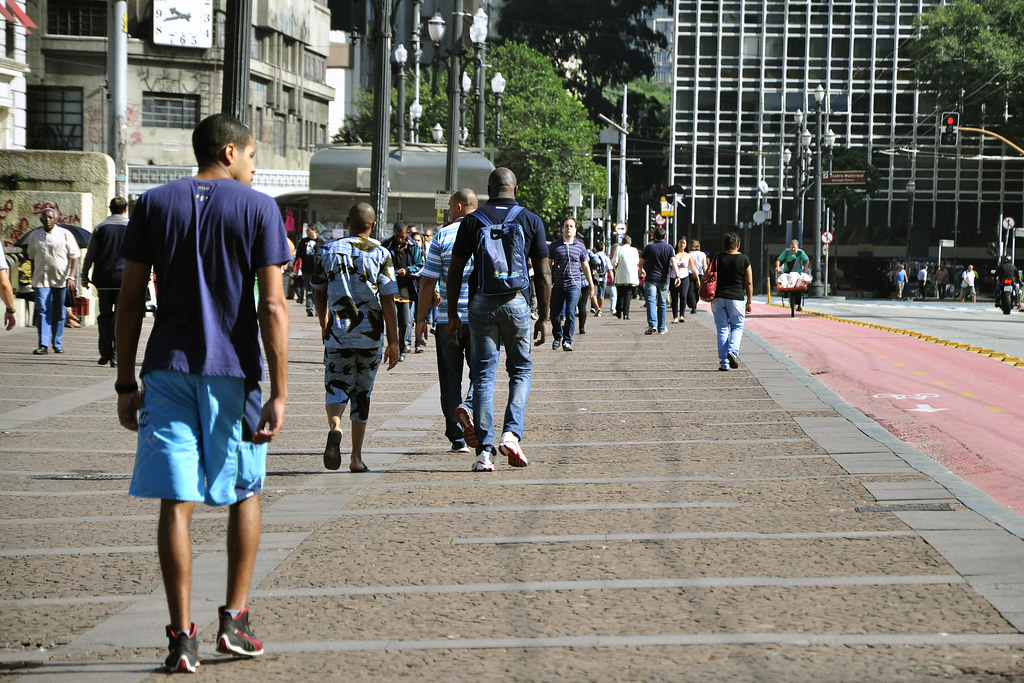
#> input picture HumanRecognition/analise01.jpg, 1024 x 683 px
$ python analiseTreinamento.py
#> lines starting #> are read from the running program, lines starting #| are printed output that depends on the picture; after the words box and inside, x2 and y2 are one past the last pixel; in counts of white or black regions, pixels touching at a corner belong together
import numpy as np
import cv2

car_cascade = cv2.CascadeClassifier("treinamento_2.0/cascade.xml")
img = cv2.imread("analise01.jpg")
#> img is the input picture: shape (683, 1024, 3); mean B, G, R 110.4, 117.2, 119.1
height, width, c = img.shape
#> height = 683; width = 1024; c = 3
gray = cv2.cvtColor(img, cv2.COLOR_BGR2GRAY)
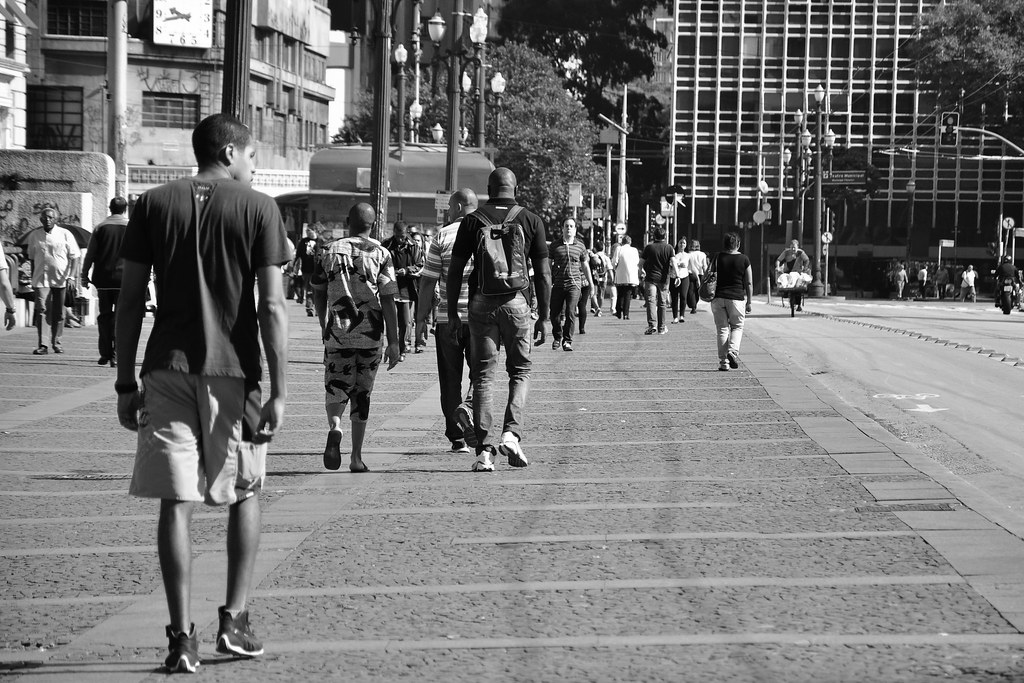
#> gray: shape (683, 1024); min 0, max 255, mean 117
objetos = car_cascade.detectMultiScale(gray, 1.2, 5)
#> objetos = [[285, 236, 123, 246], [405, 287, 113, 226]]
print(objetos)
#| [[285 236 123 246]
#|  [405 287 113 226]]
for (x,y,w,h) in objetos:
    cv2.rectangle(img,(x,y),(x+w,y+h),(0,0,255),2)
#> this loop made 2 passes
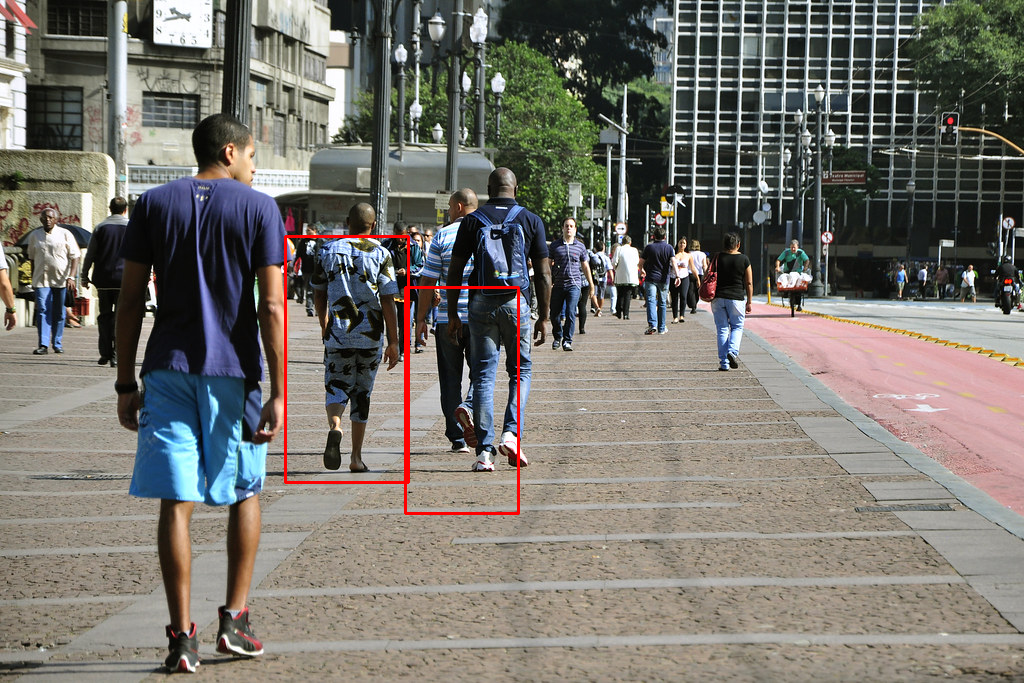
#> img: shape (683, 1024, 3); 0.6% of pixels changed, all inside (x1, y1, x2, y2) = (284, 235, 520, 515)

cv2.imshow('Analise', img)
cv2.waitKey(0)
cv2.destroyAllWindows()

'''
# Treinar com diversas imagens
opencv_annotation --annotations=positivas.txt --images=positivas/
opencv_createsamples -info positivas.txt -bg negativas.txt -vec vetor.vec -w 24 -h 24
opencv_traincascade -data treinamento -vec vetor.vec -bg negativas.txt -numPos 78 -numNeg 280 -w 24 -h 24 -precalcValBufSize 1024 -precalcIdxBufSize 1024 -numStages 90 -acceptanceRatioBreakValue 1.0e-5s

# Treinar com uma imagem
opencv_createsamples -img train.jpeg -bg bg.txt -info info/info.txt -pngoutput info -maxxangle 0.5 -maxyangle -0.5 -maxzangle 0.5 -num 1950
opencv_traincascade -data treinamento -vec info/info.txt -bg bg.txt -numPos 420 -numNeg 435 -w 24 -h 24 -precalcValBufSize 1024 -precalcIdxBufSize 1024 -numStages 30 -acceptanceRatioBreakValue 1.0e-5
# Ver a saida
opencv_createsamples -w 24 -h 24 -vec relogios.vec
'''
